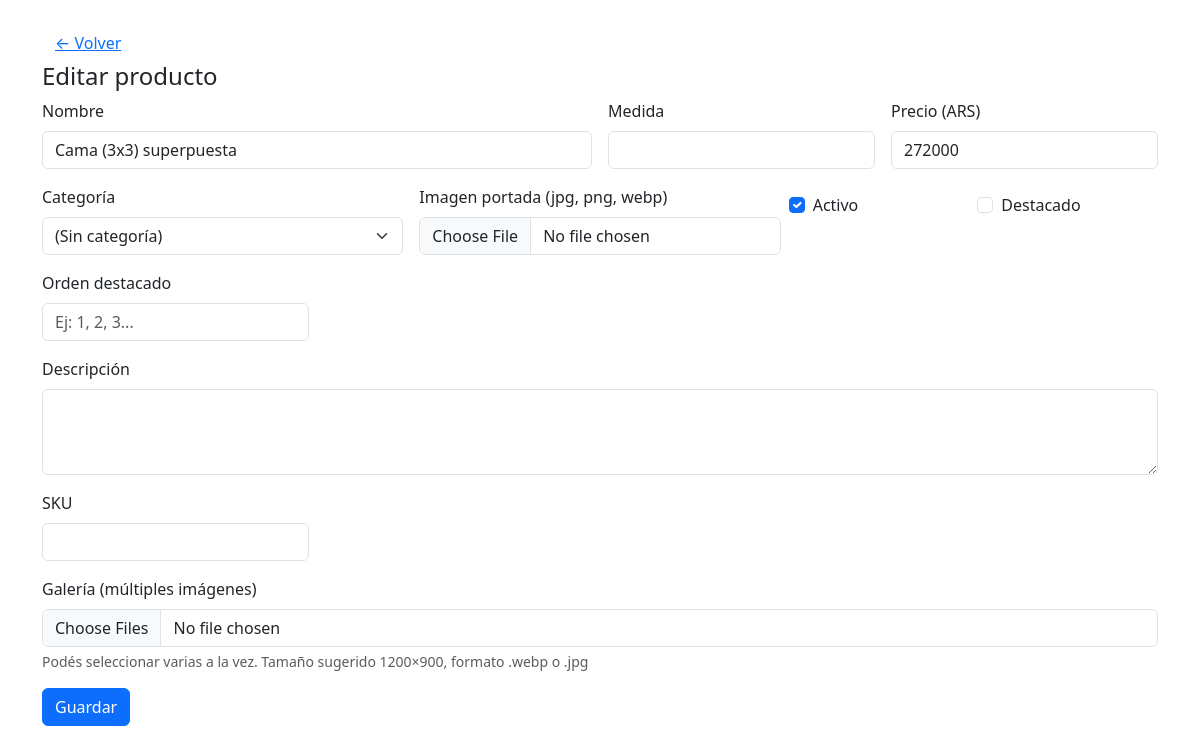
The page /admin/productos_editar.php?id=76 (signed in) on the database its author committed.
### tables this page shows
CREATE TABLE `productos` (
  `id` int(11) NOT NULL,
  `sku` varchar(64) DEFAULT NULL,
  `nombre` varchar(200) NOT NULL,
  `categoria_id` int(11) DEFAULT NULL,
  `descripcion` text DEFAULT NULL,
  `medida` varchar(100) DEFAULT NULL,
  `precio` int(11) NOT NULL DEFAULT 0,
  `costo` int(11) DEFAULT NULL,
  `stock` int(11) DEFAULT NULL,
  `activo` tinyint(1) DEFAULT 1,
  `destacado` tinyint(1) NOT NULL DEFAULT 0,
  `orden_destacado` int(11) DEFAULT NULL,
  `imagen` varchar(255) DEFAULT NULL,
  `updated_at` timestamp NOT NULL DEFAULT current_timestamp() ON UPDATE current_timestamp()
);

### src/productos.php (called while the page is built, shortened)
<?php
function producto_get(int $id): ?array {
  $pdo = db();
  $st = $pdo->prepare("SELECT * FROM productos WHERE id=?");
  $st->execute([$id]);
  $row = $st->fetch();
  return $row ?: null;
}

### admin/productos_editar.php (the view, shortened to what this page needs)
<?php
require_once __DIR__ . '/../src/productos.php';
$id = isset($_GET['id']) ? (int)$_GET['id'] : null;
$prod = $id ? A\producto_get($id) : [
  'nombre'=>'','medida'=>'','precio'=>0,'descripcion'=>'','sku'=>'','activo'=>1,'imagen'=>null,'categoria_id'=>null,'destacado'=>0,'orden_destacado'=>null
];
?>
<!doctype html>
<html lang="es">
<head>
  <link href="https://cdn.jsdelivr.net/npm/bootstrap@5.3.3/dist/css/bootstrap.min.css" rel="stylesheet">
</head>
<body>
<div class="container py-4">
  <a href="productos_listar.php" class="btn btn-link">&larr; Volver</a>
  <h1 class="h4">Editar producto</h1>
  <form method="post" enctype="multipart/form-data">
    <div class="row g-3">
      <div class="col-md-6">
        <label class="form-label">Nombre</label>
        <input class="form-control" name="nombre" required value="<?= htmlspecialchars($prod['nombre'] ?? '') ?>">
      </div>
      <div class="col-md-3">
        <label class="form-label">Medida</label>
        <input class="form-control" name="medida" value="<?= htmlspecialchars($prod['medida'] ?? '') ?>">
      </div>
      <div class="col-md-3">
        <label class="form-label">Precio (ARS)</label>
        <input class="form-control" name="precio" type="number" min="0" step="1" value="<?= (int)($prod['precio'] ?? 0) ?>">
      </div>
      <div class="col-md-4">
        <label class="form-label">Categoría</label>
        <select class="form-select" name="categoria_id">
          <option value="">(Sin categoría)</option>
        </select>
      </div>
      <div class="col-md-4">
        <label class="form-label">Imagen portada (jpg, png, webp)</label>
        <input class="form-control" type="file" name="imagen" accept=".jpg,.jpeg,.png,.webp">
      </div>
      <div class="col-md-2 form-check mt-4">
        <input class="form-check-input" type="checkbox" name="activo" id="activo" <?= !empty($prod['activo']) ? 'checked' : '' ?>>
        <label class="form-check-label" for="activo">Activo</label>
      </div>
      <div class="col-md-2 form-check mt-4">
        <input class="form-check-input" type="checkbox" name="destacado" id="destacado" <?= !empty($prod['destacado']) ? 'checked' : '' ?>>
        <label class="form-check-label" for="destacado">Destacado</label>
      </div>
      <div class="col-md-3">
        <label class="form-label">Orden destacado</label>
        <input class="form-control" type="number" name="orden_destacado" value="<?= htmlspecialchars((string)($prod['orden_destacado'] ?? '')) ?>" placeholder="Ej: 1, 2, 3...">
      </div>
      <div class="col-12">
        <label class="form-label">Descripción</label>
        <textarea class="form-control" name="descripcion" rows="3"><?= htmlspecialchars($prod['descripcion'] ?? '') ?></textarea>
      </div>
      <div class="col-md-3">
        <label class="form-label">SKU</label>
        <input class="form-control" name="sku" value="<?= htmlspecialchars($prod['sku'] ?? '') ?>">
      </div>
      <div class="col-12">
        <label class="form-label">Galería (múltiples imágenes)</label>
        <input class="form-control" type="file" name="galeria[]" accept=".jpg,.jpeg,.png,.webp" multiple>
        <div class="form-text">Podés seleccionar varias a la vez. Tamaño sugerido 1200×900, formato .webp o .jpg</div>
      </div>
    </div>
    <div class="mt-3">
      <button class="btn btn-primary">Guardar</button>
    </div>
  </form>
</div>
</body>
</html>

### rows shown on the page
productos: nombre "Cama (3x3) superpuesta", precio "272000", activo "☑"
